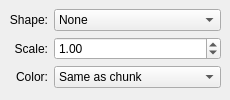
                 <widget class="QWidget" name="tab_3" >
                  <attribute name="title" >
                   <string>Struts</string>
                  </attribute>
                  <layout class="QGridLayout" >
                   <property name="margin" >
                    <number>9</number>
                   </property>
                   <property name="spacing" >
                    <number>6</number>
                   </property>
                   <item row="2" column="1" >
                    <widget class="QComboBox" name="dnaStyleStrutsColorComboBox" >
                     <item>
                      <property name="text" >
                       <string>Same as chunk</string>
                      </property>
                     </item>
                     <item>
                      <property name="text" >
                       <string>Base order</string>
                      </property>
                     </item>
                     <item>
                      <property name="text" >
                       <string>Strand order</string>
                      </property>
                     </item>
                     <item>
                      <property name="text" >
                       <string>Base type</string>
                      </property>
                     </item>
                    </widget>
                   </item>
                   <item row="1" column="1" >
                    <widget class="QDoubleSpinBox" name="dnaStyleStrutsScaleSpinBox" >
                     <property name="maximum" >
                      <double>10.000000000000000</double>
                     </property>
                     <property name="singleStep" >
                      <double>0.100000000000000</double>
                     </property>
                     <property name="value" >
                      <double>1.000000000000000</double>
                     </property>
                    </widget>
                   </item>
                   <item row="2" column="0" >
                    <widget class="QLabel" name="label_28" >
                     <property name="sizePolicy" >
                      <sizepolicy>
                       <hsizetype>1</hsizetype>
                       <vsizetype>5</vsizetype>
                       <horstretch>0</horstretch>
                       <verstretch>0</verstretch>
                      </sizepolicy>
                     </property>
                     <property name="text" >
                      <string>Color:</string>
                     </property>
                     <property name="alignment" >
                      <set>Qt::AlignRight|Qt::AlignTrailing|Qt::AlignVCenter</set>
                     </property>
                    </widget>
                   </item>
                   <item row="0" column="1" >
                    <widget class="QComboBox" name="dnaStyleStrutsShapeComboBox" >
                     <item>
                      <property name="text" >
                       <string>None</string>
                      </property>
                     </item>
                     <item>
                      <property name="text" >
                       <string>Base-axis-base cylinders</string>
                      </property>
                     </item>
                     <item>
                      <property name="text" >
                       <string>Straight cylinders</string>
                      </property>
                     </item>
                    </widget>
                   </item>
                   <item row="0" column="0" >
                    <widget class="QLabel" name="label_27" >
                     <property name="sizePolicy" >
                      <sizepolicy>
                       <hsizetype>1</hsizetype>
                       <vsizetype>5</vsizetype>
                       <horstretch>0</horstretch>
                       <verstretch>0</verstretch>
                      </sizepolicy>
                     </property>
                     <property name="text" >
                      <string>Shape:</string>
                     </property>
                     <property name="alignment" >
                      <set>Qt::AlignRight|Qt::AlignTrailing|Qt::AlignVCenter</set>
                     </property>
                    </widget>
                   </item>
                   <item row="1" column="0" >
                    <widget class="QLabel" name="textLabel1_3_2_10" >
                     <property name="toolTip" >
                      <string>CPK Atom Scale factor for CPK display mode</string>
                     </property>
                     <property name="text" >
                      <string>Scale:</string>
                     </property>
                     <property name="alignment" >
                      <set>Qt::AlignRight|Qt::AlignTrailing|Qt::AlignVCenter</set>
                     </property>
                    </widget>
                   </item>
                  </layout>
                 </widget>
